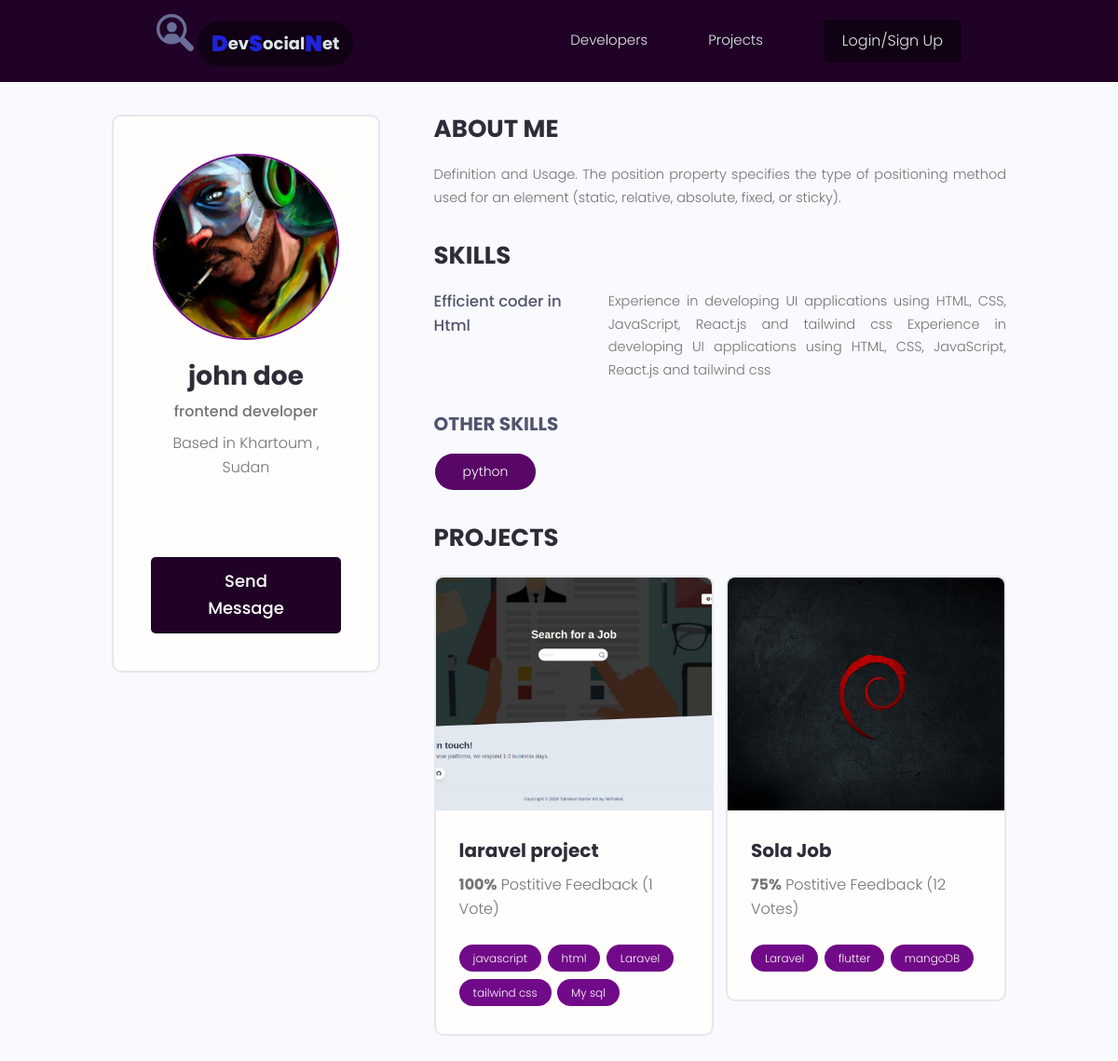
Page /profile/45980d2e-04bd-4805-98ec-56be1094dab8/ on the committed database.
### users/models.py (models this page shows, shortened)
class Profile(models.Model):
    user = models.OneToOneField(User, on_delete=models.CASCADE, null=True, blank=True)
    name = models.CharField(max_length=200, null=True, blank=True)
    location = models.CharField(max_length=200, null=True, blank=True)
    email = models.EmailField(max_length=500, null=True, blank=True)
    username = models.CharField(max_length=200, null=True, blank=True)
    title = models.CharField(max_length=200, null=True, blank=True)
    bio = models.TextField(null=True , blank=True)
    profile_image = models.ImageField(null=True, blank=True, upload_to='profiles/' , default='profiles/default.png')
    social_github= models.CharField(max_length=200, null=True, blank=True)
    social_linkedin= models.CharField(max_length=200, null=True, blank=True)
    social_twitter = models.CharField(max_length=200, null=True, blank=True)
    social_stackoverflow = models.CharField(max_length=200, null=True, blank=True)
    social_website = models.CharField(max_length=200, null=True, blank=True)
    created = models.DateTimeField(auto_now_add=True)
    id = models.UUIDField(default=uuid.uuid4 , unique=True , primary_key=True ,editable=False)

class Skill(models.Model):
    owner= models.ForeignKey(Profile, on_delete=models.CASCADE, null=True, blank=True)
    name = models.CharField(max_length=200, null=True, blank=True)
    description= models.TextField(null=True , blank=True)
    created = models.DateTimeField(auto_now_add=True)
    id = models.UUIDField(default=uuid.uuid4 , unique=True , primary_key=True ,editable=False)
    def __str__(self):
        return str(self.name)

### projects/models.py (models this page shows, shortened)
class Project(models.Model):
    owner = models.ForeignKey(Profile, null=True , blank=True, on_delete=models.SET_NULL )
    title = models.CharField(max_length=200)
    description = models.TextField(null=True , blank=True)
    featured_image= models.ImageField(null=True , blank=True , default="default.jpg")
    demo_link = models.CharField(max_length=2000 , null=True , blank=True)
    source_link = models.CharField(max_length=2000 , null=True , blank=True)
    tags = models.ManyToManyField('tag' , blank=True)
    vote_total = models.IntegerField(default=0 , null=True , blank=True)
    vote_ratio = models.IntegerField(default=0 , null=True , blank=True)
    created = models.DateTimeField(auto_now_add=True)
    id = models.UUIDField(default=uuid.uuid4 , unique=True , primary_key=True ,editable=False)
    class Meta:
        ordering =['-vote_ratio', '-vote_total', 'title']

class Tag(models.Model):
    name = models.CharField(max_length=200)
    created = models.DateTimeField(auto_now_add=True)
    id = models.UUIDField(default=uuid.uuid4 , unique=True , primary_key=True ,editable=False)
    def __str__(self):
        return self.name

### users/views.py (the view)
# urls.py: path('profile/<str:pk>/', views.userProfile, name='user-profile'),
def userProfile(request, pk):
    profile = Profile.objects.get(id=pk)
    topSkills = profile.skill_set.exclude(description__exact="")
    otherSkills = profile.skill_set.filter(description="")
    context = {
        "profile": profile,
        "topSkills": topSkills,
        "otherSkills": otherSkills
        }
    return render(request, "users/user-profile.html", context)

### users/templates/users/user-profile.html (shortened to what this page needs)
{% extends "main.html" %}
{% block content %}
<main class="profile my-md">
    <div class="container">
        <div class="layout">
            <div class="column column--1of3">
                <div class="card text-center">
                    <div class="card__body dev">
                        <img class="avatar avatar--xl" src="{{ profile.profile_image.url }}" style="border-color: rgb(113, 10, 136);"/>
                        <h2 class="dev__name">{{ profile.name }}</h2>
                        <p class="dev__title">{{ profile.title }}</p>
                        <p class="dev__location">Based in {{ profile.location }}</p>
                        <ul class="dev__social">
                        </ul>
                        {% if profile != request.user.profile %}
                        <a href="{% url 'create_message' profile.id %}" class="btn btn--sub btn--lg" style="background-color: rgb(32, 2, 39)">Send Message </a>
                        {% endif %}
                    </div>
                </div>
            </div>
            <div class="column column--2of3">
                <div class="devInfo">
                    <h3 class="devInfo__title">About Me</h3>
                    <p class="devInfo__about">
                        {{ profile.bio }}
                    </p>
                </div>
                <div class="devInfo">
                    <h3 class="devInfo__title">Skills</h3>
                    <div class="devInfo__skills">
                        {% for skill in topSkills %}
                        <div class="devSkill">
                            <h4 class="devSkill__title">{{ skill.name }}</h4>
                            <p class="devSkill__info">{{ skill.description }}</p>
                        </div>
                        {% endfor %}
                        <h3 class="devInfo__subtitle">Other Skills</h3>
                        {% for skill in otherSkills%}
                        <div class="devInfo__otherSkills">
                            <span class="tag tag--pill tag--lg" style="background-color: rgb(88, 7, 102); margin: 1px;">
                                <small>{{ skill }}</small>
                            </span>
                        </div>
                        {% endfor %}
                    </div>
                </div>
                <div class="devInfo">
                    <h3 class="devInfo__title">Projects</h3>
                    <div class="grid grid--two">
                        {% for project in profile.project_set.all %}
                        <div class="column">
                            <div class="card project">
                                <a href="{% url 'project' project.id %}" class="project">
                                    <img class="project__thumbnail" src="{{ project.featured_image.url }}"
                                        alt="project thumbnail" />
                                    <div class="card__body">
                                        <h3 class="project__title">{{ project.title }}</h3>
                                        <p class="project--rating">
                                            <span style="font-weight: bold;">{{ project.vote_ratio }}%</span> Postitive
                                            Feedback ({{ project.vote_total }} Vote{{ project.vote_total | pluralize:"s" }})
                                        </p>
                                        <div class="project__tags">
                                            {% for tag in project.tags.all %}
                                            <span class="tag tag--pill" style=" background-color: rgb(113, 10, 136);">
                                                <small>{{ tag }}</small>
                                            </span>
                                            {% endfor %}
                                        </div>
                                    </div>
                                </a>
                            </div>
                        </div>
                        {% endfor %}
                    </div>
                </div>
            </div>
        </div>
    </div>
</main>
{% endblock content %}

### static/styles/app.css (style rules this page uses)
:root { --color-sub: #2d2d39; }
.btn--sub { background-color: var(--color-sub-light); }
.card { border: 2px solid var(--color-light); }
img { width: 100%; }
.profile .card > .dev { padding: 4rem; }
.dev__name { color: var(--color-sub); font-size: 2.8rem; font-weight: 700; margin-top: 1rem; margin-bottom: 0.5rem; }
.dev__title { font-size: 1.6rem; font-weight: 500; line-height: 1.3; }
.dev__location { margin-top: 1rem; }
.dev__social { margin: 3rem 0; list-style: none; display: flex; justify-content: center; gap: 1.5rem; }
.devInfo { margin-bottom: 3rem; }
.devInfo__title, .devInfo__subtitle { font-size: 2.6rem; color: var(--color-sub); text-transform: uppercase; font-weight: 700; margin-bottom: 1.5rem; }
.devInfo__subtitle { font-size: 2rem; color: var(--color-sub-light); }
.devInfo__about, .devSkill__info { font-size: 1.45rem; line-height: 1.7; text-align: justify; }
.devSkill { margin-bottom: 3rem; }
.devSkill__title { font-size: 1.65rem; font-weight: 500; color: var(--color-sub-light); }
@media screen and (min-width: 700px) { .devSkill { display: flex; justify-content: space-between; gap: 3rem; } }
@media screen and (min-width: 700px) { .devSkill__info { flex-basis: 80%; } }
.project--rating { margin-bottom: 1.6em; margin-top: .5em; }
.project__thumbnail { height: 25rem; object-fit: cover; object-position: top center; }
.project__title { font-size: 2rem; font-weight: 700; color: var(--color-sub); }

### static/uikit/styles/modules/_variables.css (style rules this page uses)
:root { --color-main: #5aa5b9; --color-main-light: #e6faff; --color-sub: #3f4156; --color-sub-light: #51546e; --color-sub-lighter: #ededfd; --color-text: #737373; --color-gray: #8b8b8b; --color-light: #e5e7eb; --color-light-gray: #767676; --color-bg: #f8fafd; --color-white: #fffefd; --color-white-light: #f3f3f3; --color-success: #359e64; --color-success-bg: #def8e8; --color-error: #fc4b0b; --color-error-bg: #fff2ee; --font-base: 'Poppins', arial, helvetica, 'Segoe UI', roboto, ubuntu, sans-serif; --font-monospace: 'Fira Code', 'Courier New', courier, monospace; --font-regular: 300; --font-medium: 500; --font-bold: 700; --generic-shadow: 1px 1px 5px #00000010; --generic-transition: all 0.3s ease-in-out; }

### static/uikit/styles/modules/_base.css (style rules this page uses)
* { margin: 0; padding: 0; box-sizing: border-box; text-rendering: optimizeLegibility; color: inherit; font-size: inherit; }
html { font-size: 50%; }
@media only screen and (min-width: 480px) { html { font-size: 56.25%; } }
@media only screen and (min-width: 1200px) { html { font-size: 62.5%; } }
body { line-height: 1.6; font-weight: 400; font-size: 1.5rem; color: var(--color-text); background-color: var(--color-bg); min-height: 100vh; }

### static/uikit/styles/modules/_typography.css (style rules this page uses)
* { font-family: var(--font-base); }
h2 { font-size: 3.6rem; font-weight: var(--font-bold); }
h3 { font-size: 3.2rem; font-weight: var(--font-medium); }
h4 { font-size: 2.8rem; font-weight: var(--font-medium); }
p, span, strong { font-size: 1.6rem; color: var(--color-text); font-weight: var(--font-regular); }
a { padding-bottom: 2px; text-decoration: none; display: inline-block; color: var(--color-main); font-weight: var(--font-medium); }

### static/uikit/styles/modules/_utilities.css (style rules this page uses)
.container { width: 92%; max-width: 165rem; margin: 0 auto; box-sizing: border-box; }
@media screen and (min-width: 1000px) { .container { width: 90%; } }
@media screen and (min-width: 1200px) { .container { width: 80%; } }
.text-center { text-align: center; }
.my-md { margin: 3rem auto; }

### static/uikit/styles/modules/_avatar.css (style rules this page uses)
.avatar { border-radius: 50%; border: 2px solid var(--color-main); object-fit: cover; }
.avatar--xl { height: 20rem; width: 20rem; }

### static/uikit/styles/modules/_button.css (style rules this page uses)
.btn { display: inline-block; position: relative; cursor: pointer; background-color: var(--color-light); font-weight: var(--font-medium); color: var(--color-sub); text-decoration: none; padding: 1rem 2rem; border-radius: 0.5rem; border: none; width: -webkit-fit-content; width: -moz-fit-content; width: fit-content; height: -webkit-fit-content; height: -moz-fit-content; height: fit-content; font-size: 1.6rem; outline-width: 0; outline-color: transparent; -webkit-backface-visibility: hidden; backface-visibility: hidden; transition: all 0.3s ease-in-out; }
.btn--sub { background-color: var(--color-sub); color: var(--color-white); }
.btn--lg { font-size: 1.8rem; padding: 1.2rem 4.5rem; }

### static/uikit/styles/modules/_card.css (style rules this page uses)
.card { border-radius: 1rem; background-color: var(--color-white); border: 1.5px solid var(--color-light); width: auto; height: auto; margin-top: 0.5rem; margin-bottom: 0.5rem; overflow: hidden; }
.card__body, .card__header { padding: 2rem 2.5rem; }

### rows in the picture
Profile: profile_image (picture), name "john doe", title "frontend developer", location "Khartoum , Sudan", bio "Definition and Usage. The position property specifies the type of positioning method used for an element (static, relative, absolute, fixed, or sticky)."
Skill: name "Efficient coder in Html", description "Experience in developing UI applications using HTML, CSS, JavaScript, React.js and tailwind css Experience in developing UI applications using HTML, CSS, JavaScript, React.js and tailwind css"
Skill: name "python"
Project: featured_image (picture), title "laravel project", vote_ratio "100", vote_total "1"
Tag: name "javascript"
Tag: name "html"
Tag: name "Laravel"
Tag: name "tailwind css"
Tag: name "My sql"
Project: featured_image (picture), title "Sola Job", vote_ratio "75", vote_total "12", vote_total|pluralize "s"
Tag: name "flutter"
Tag: name "mangoDB"
